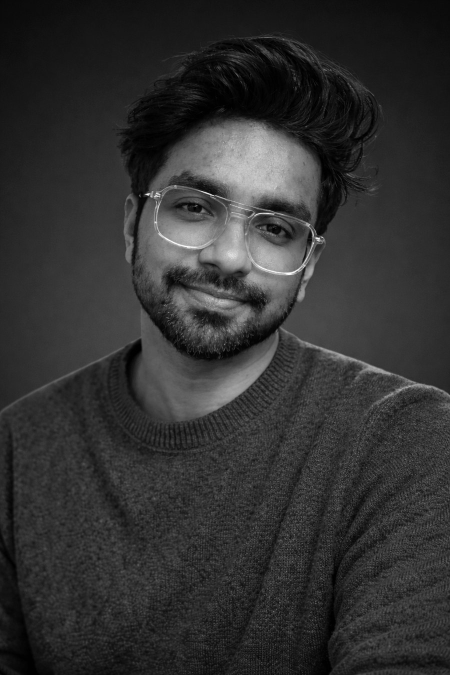
#> input picture img/01-saifali-khan-product-designer-based-in-dubai.jpg, 900 x 1350 px (shown at 1/2 size); its folder holds 4 pictures in this run
$ python webp.py
#> lines starting #> are read from the running program, lines starting #| are printed output that depends on the picture
"""Make the WebP copies every <picture> on the site expects.

For each img/NAME.jpg this writes img/NAME.webp (same size) and a half-size
img/NAME-750.webp (img/NAME-600.webp for images 900px wide or less). Safe to re-run.

    python3 tools/webp.py            # all images
    python3 tools/webp.py img/16-*.jpg
"""
import glob
import sys

from PIL import Image

for path in sys.argv[1:] or sorted(glob.glob('img/*.jpg')):
    im = Image.open(path).convert('RGB')
#> im is the input picture: PIL image 900x1350 RGB; min 0, max 255, mean 49.2
    w, h = im.size
#> w = 900; h = 1350
    small = 600 if w <= 900 else 750
#> small = 600
    base = path[:-4]
    im.save(f'{base}.webp', 'WEBP', quality=80, method=6)
    im.resize((small, round(h * small / w)), Image.LANCZOS).save(f'{base}-{small}.webp', 'WEBP', quality=80, method=6)
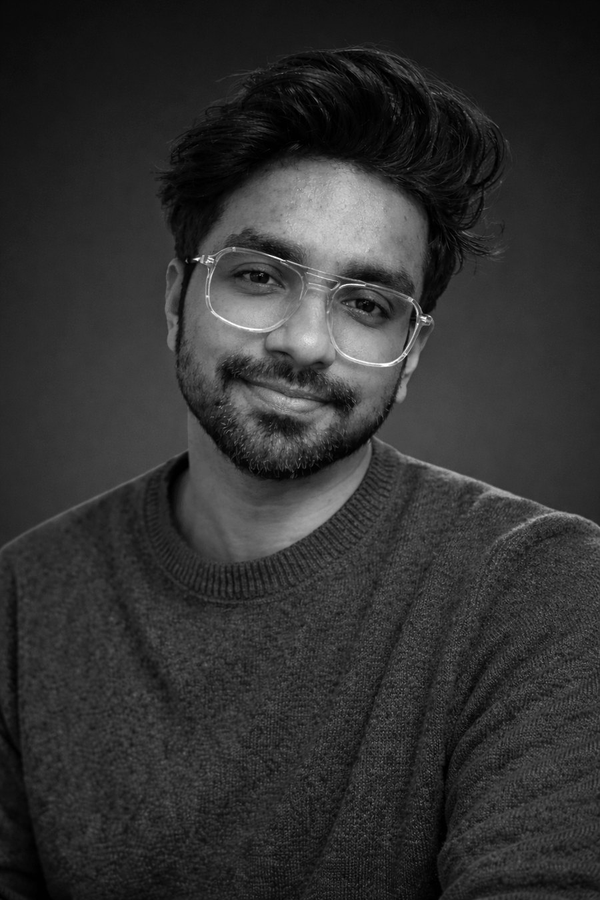
#> saved as 01-saifali-khan-product-designer-based-in-dubai-600.webp: PIL image 600x900 RGB; min 0, max 255, mean 49.2
    print(f'{path} -> {base}.webp, {base}-{small}.webp')
#| img/01-saifali-khan-product-designer-based-in-dubai.jpg -> img/01-saifali-khan-product-designer-based-in-dubai.webp, img/01-saifali-khan-product-designer-based-in-dubai-600.webp
#> pass 2 of the loop `for path in sys.argv[1:] or sorted(glob.glob('img/*.jpg')):`:
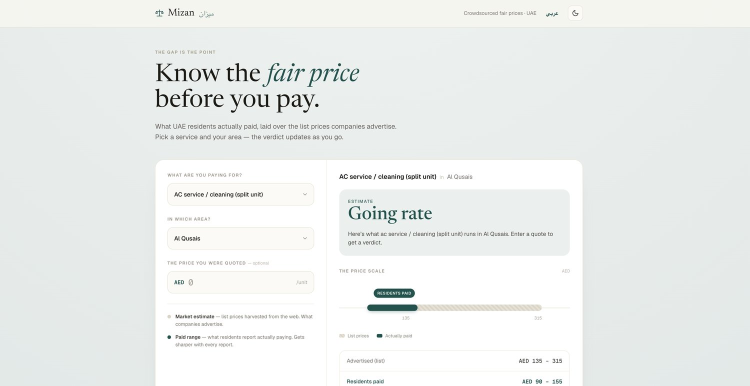
#> input picture img/02-mizan-pick-a-service-and-area-then-compare-a.jpg, 1500 x 771 px (shown at 1/2 size)
#> im is the input picture: PIL image 1500x771 RGB; mean R, G, B 235.8, 238.7, 237.2
#> `im.resize((small, round(h * small / w)), Image.LANCZOS).save(f'{base}-..`:
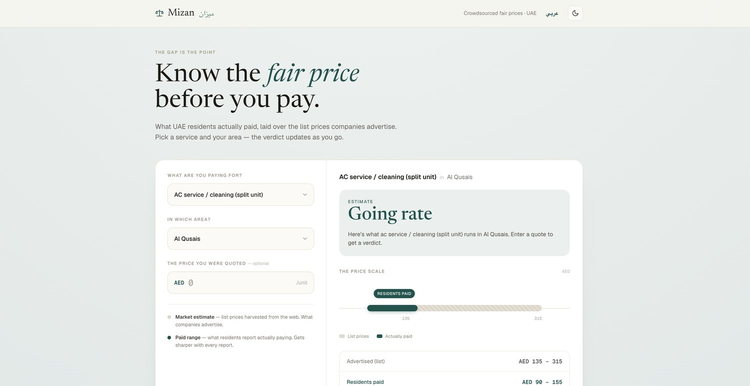
#> saved as 02-mizan-pick-a-service-and-area-then-compare-a-750.webp: PIL image 750x386 RGB; mean R, G, B 235.7, 238.6, 237.2
#| img/02-mizan-pick-a-service-and-area-then-compare-a.jpg -> img/02-mizan-pick-a-service-and-area-then-compare-a.webp, img/02-mizan-pick-a-service-and-area-then-compare-a-750.webp
#> pass 3 of the loop `for path in sys.argv[1:] or sorted(glob.glob('img/*.jpg')):`:
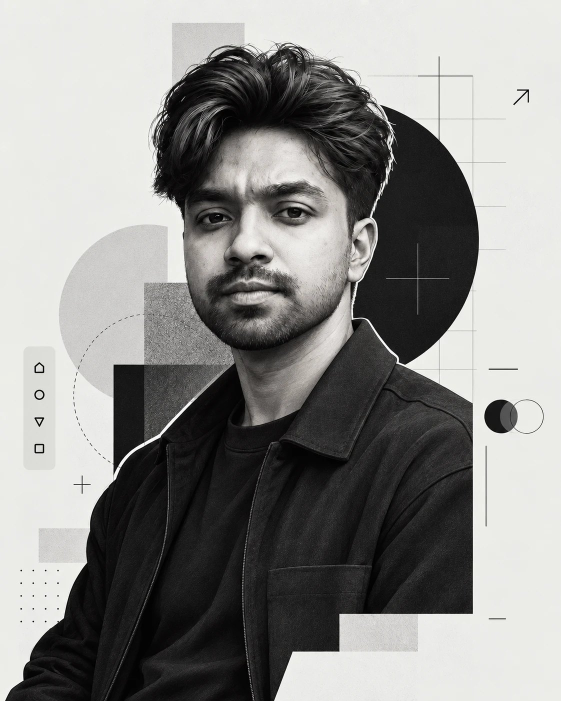
#> input picture img/02-saifali-khan-portrait.jpg, 1122 x 1402 px (shown at 1/2 size)
#> im is the input picture: PIL image 1122x1402 RGB; mean R, G, B 140.5, 140.3, 138
#> `im.resize((small, round(h * small / w)), Image.LANCZOS).save(f'{base}-..`:
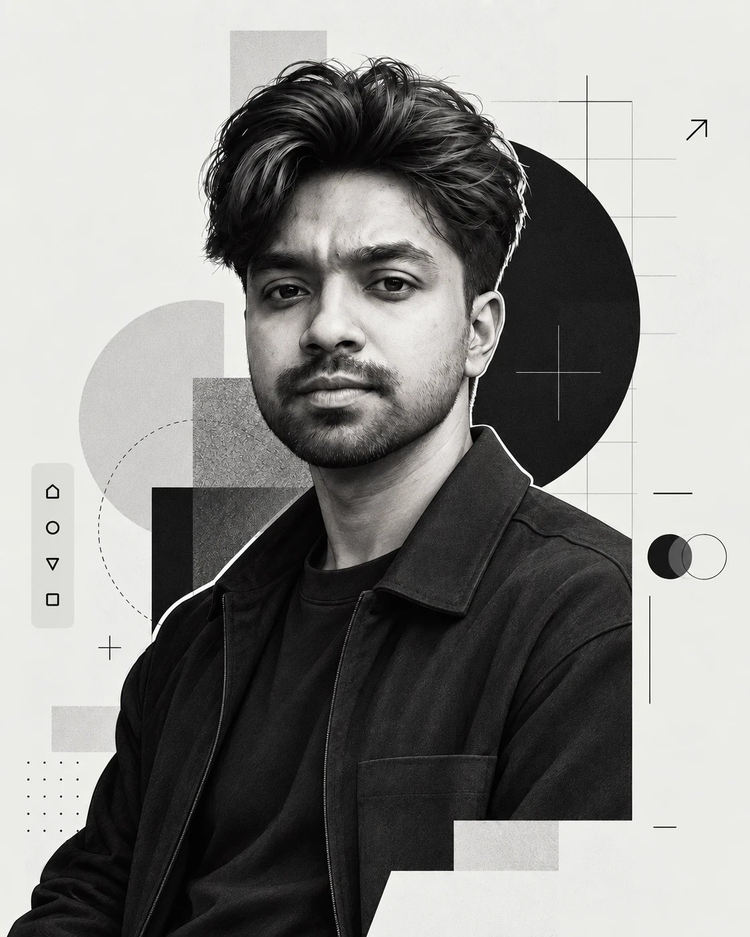
#> saved as 02-saifali-khan-portrait-750.webp: PIL image 750x937 RGB; mean R, G, B 140.5, 140.3, 138
#| img/02-saifali-khan-portrait.jpg -> img/02-saifali-khan-portrait.webp, img/02-saifali-khan-portrait-750.webp
#> the loop made 4 passes; the first 3 are shown
